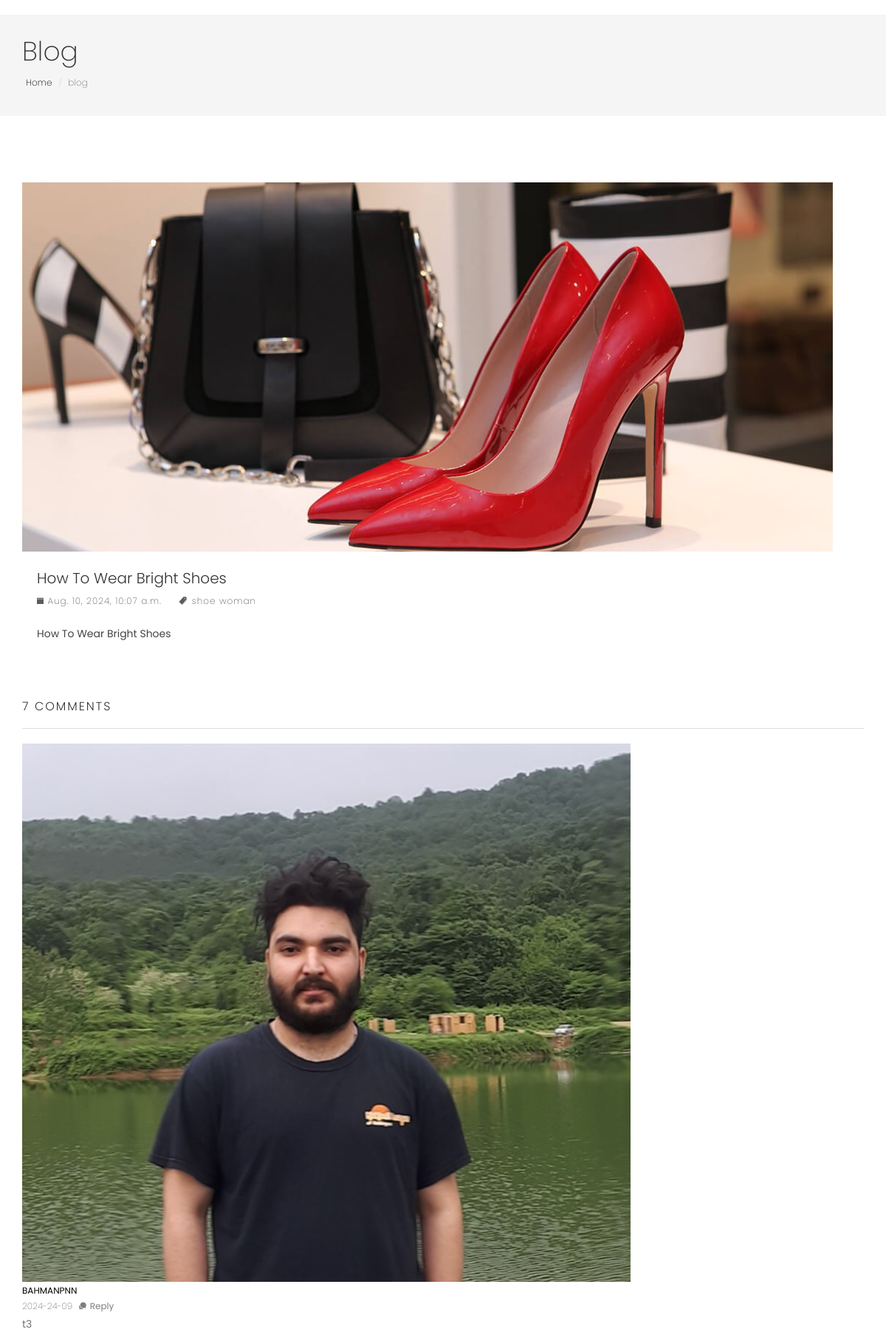
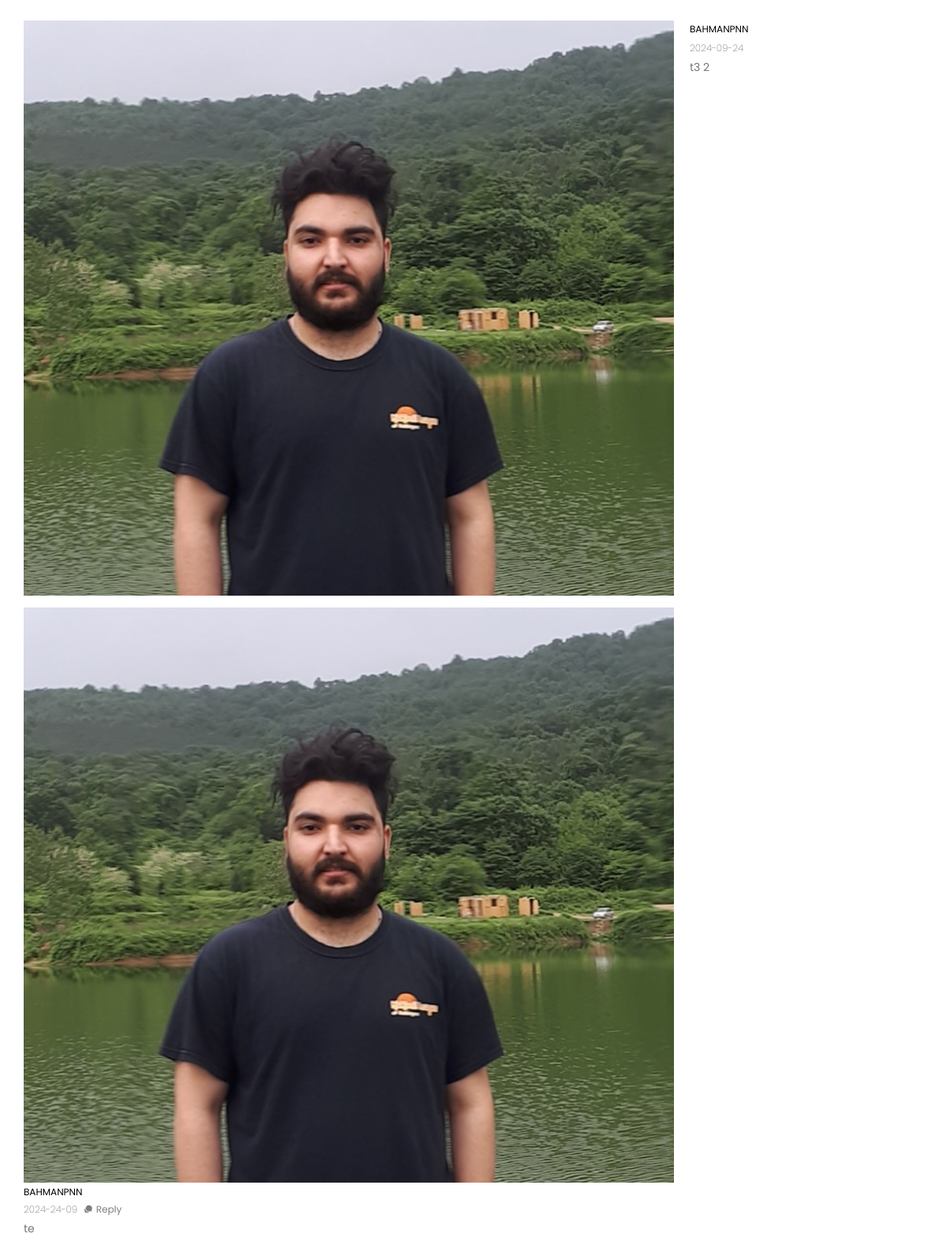
The app's page /blog/how-to-wear-bright-shoes/ (upper part) with its own data (2 pictures, top to bottom).
### blog_module/models.py (models this page shows, shortened)
class Article(models.Model):
    title=models.CharField(max_length=639)
    image=models.ImageField(upload_to='article_images/') #development mode
    author=models.ForeignKey(User,on_delete=models.CASCADE,null=True,blank=True)
    is_active=models.BooleanField(default=True)
    created_date=models.DateTimeField(auto_now_add=True)
    short_description=models.CharField(max_length=511)
    text=models.TextField()
    slug=models.SlugField(unique=True,blank=True,null=True)
    category=models.ManyToManyField(ArticleCategory)
    tags=models.ManyToManyField(ArticleTag,blank=True)

class ArticleTag(models.Model):
    title=models.CharField(max_length=127)
    url_title=models.CharField(max_length=127,unique=True)
    def __str__(self):
        return self.title

class ArticleComment(models.Model):
    parent=models.ForeignKey('ArticleComment',on_delete=models.CASCADE,blank=True,null=True)
    author=models.ForeignKey(User,on_delete=models.CASCADE)
    created_date=models.DateTimeField(auto_now_add=True)
    text=models.TextField()
    article=models.ForeignKey(Article,on_delete=models.CASCADE)

### account_module/models.py (models this page shows)
class User(AbstractUser):
    phone_number=models.CharField(max_length=11,unique=True,null=True,blank=True)
    image=models.ImageField(upload_to='images/profiles',null=True,blank=True)
    email_active_code=models.CharField(max_length=100,null=True)
    about_user=models.TextField(null=True,blank=True)
    USERNAME_FIELD='phone_number'
    REQUIRED_FIELDS=['email','username']
    def __str__(self):
        if self.username:
            return self.username
        return self.email

### blog_module/views.py (the view, shortened to what this page needs)
# urls.py: path('<slug:slug>/',views.ArticleDetailView.as_view(),name='article-detail'),
class ArticleDetailView(View):
    template_name='blog_module/article_detail.html'
    def get(self,request,slug):
        article=get_object_or_404(Article,slug=slug,is_active=True)
        comments=ArticleComment.objects.filter(parent_id=None,article_id=article.id).order_by('-created_date').prefetch_related('articlecomment_set')
        comments_count=ArticleComment.objects.filter(article_id=article.id).count()
        user_ip=get_client_ip(request)
        has_been_visited=ArticleVisit.objects.filter(ip__exact=user_ip,article=article).exists()
        return render(request,self.template_name,{
            'article':article,
            'comments':comments,
            'comments_count':comments_count
        })

### order_module/context_processors.py (called while the page is built)
def basket_products(request):
    user_basket=OrderBasket.objects.prefetch_related('order_detail').filter(is_paid=False,user_id=request.user.id).first()
    if user_basket is not None:
        return {'user_basket':user_basket}
    else:
        return {'user_basket':None}

### utils/http_service.py (called while the page is built)
def get_client_ip(request:HttpRequest):
    request=request.META
    if request.get('HTTP_X_FORWARDED_FOR'):
        ip=request.get('HTTP_X_FORWARDED_FOR').split(',')[0]
    else:
        ip=request.get('REMOTE_ADDR')
    return ip

### blog_module/templates/blog_module/article_detail.html (shortened to what this page needs)
{% extends "base.html" %}
{% load thumbnail %}
{% block content %}
<section class="page-header">
	<div class="container">
		<div class="row">
			<div class="col-md-12">
				<div class="content">
					<h1 class="page-name">Blog</h1>
					<ol class="breadcrumb">
						<li><a href="index.html">Home</a></li>
						<li class="active">blog</li>
					</ol>
				</div>
			</div>
		</div>
	</div>
</section>
<section class="page-wrapper">
	<div class="container">
		<div class="row">
			<div class="col-md-12">
				<div class="post post-single">
					<div class="post-thumb">
						<img class="img-responsive" src="{{article.image.url}}" alt="">
					</div>
					<h2 class="post-title">{{article.title}}</h2>
					<div class="post-meta">
						<ul>
							<li>
								<i class="tf-ion-ios-calendar"></i> {{article.created_date }}
							</li>
							<li>
								<i class="tf-ion-ios-pricetags"></i>{% for tag in article.tags.all %}<a href=""> {{tag}}</a>{% endfor %}
							</li>
						</ul>
					</div>
					<div class="post-content post-excerpt">
						<p>{{article.text}}</p>
					</div>
				    <div class="post-comments" id='comments_area'>
				    	<h3 class="post-sub-heading">{{comments_count}} Comments</h3>
				    	<ul class="media-list comments-list m-bot-50 clearlist">
							{% for comment in comments %}
								<li class="media" id='single_comment_{{comment.id}}'>
									<a class="pull-left" href="#!">
										{% if comment.author.image %}
											{% thumbnail comment.author.image "50x50" crop='center' quality=75 as im%}
												<img class="media-object comment-avatar" src="{{im.url}}" alt="{{comment.author}}" >
											{% endthumbnail%}
											{% else %}
												<img class="media-object comment-avatar" src="/static/images/blog/avater-1.jpg" alt="" width="50" height="50">
										{% endif %}
									</a>
									<div class="media-body">
										<div class="comment-info">
											<h4 class="comment-author">
												<a href="#!">{{comment.author}}</a>
											</h4>
											<time>{{comment.created_date |date:"Y-d-m"}}</time>
											<a class="comment-button" href="#!" onclick="fillParentId({{comment.id}})"><i class="tf-ion-chatbubbles"></i>Reply</a>
										</div>
										<p>{{comment.text}}</p>
										{% if comment.articlecomment_set %}
											{% for sub_comment in comment.articlecomment_set.all %}
												<div class="media" id='single_comment_{{comment.id}}'>
													<a class="pull-left" href="#!">
														{% if sub_comment.author.image %}
															{% thumbnail sub_comment.author.image "50x50" crop='center' quality=75 as im%}
																<img class="media-object comment-avatar" src="{{im.url}}" alt="{{comment.author}}" >
															{% endthumbnail%}
															{% else %}
																<img class="media-object comment-avatar" src="/static/images/blog/avater-1.jpg" alt="" width="50" height="50">
														{% endif %}
													</a>
													<div class="media-body">
														<div class="comment-info">
															<div class="comment-author">
																<a href="#!">{{sub_comment.author}}</a>
															</div>
															<time>{{sub_comment.created_date|date:'Y-m-d'}}</time>
														</div>
														<p>
															{{sub_comment.text}}
														</p>
													</div>
												</div>
											{% endfor %}
										{% endif %}
									</div>
								</li>
							{% endfor %}
						</ul>
				    </div>
				</div>
			</div>
		</div>
	</div>
</section>
{% endblock content %}

### static/css/style.css (style rules this page uses)
body { line-height: 1.5; font-family: "Poppins", sans-serif; -webkit-font-smoothing: antialiased; }
p { font-family: "Poppins", sans-serif; color: #757575; font-size: 15px; }
h1, h2, h3, h4, h5, h6 { font-family: "Poppins", sans-serif; }
h1, h2, h3, h4, h5, h6 { font-weight: 400; }
ol, ul { margin: 0; padding: 0; list-style: none; }
a, a:focus, a:hover { text-decoration: none; outline: 0; color: #000; }
.page-header { background: #f5f5f5; margin-top: 20px; border-bottom: none; padding: 30px 0; }
.page-header h1 { font-weight: 200; margin: 0 0 6px 0; }
.page-header .breadcrumb { background: transparent; padding: 5px; margin: 0; }
.page-header .breadcrumb li { font-weight: 200; font-size: 12px; }
.page-header .breadcrumb li a { color: #000; }
.page-wrapper { padding: 70px 0; }
.post { background: #fff; margin-bottom: 40px; border-bottom: 1px solid #dedede; padding-bottom: 20px; }
.post .post-title { font-size: 20px; margin-top: 10px; margin: 25px 0 0; padding: 0 20px 5px; font-weight: 300; }
.post .post-meta { font-size: 13px; margin-top: 5px; padding: 0 20px 5px; }
.post .post-meta ul li { display: inline-block; color: #5f5b5b; margin-right: 20px; font-size: 12px; letter-spacing: 1px; font-weight: 200; }
.post .post-meta ul li a { color: #5f5b5b; }
.post .post-content { padding: 5px 20px; }
.post .post-content p { color: #444; font-size: 14px; margin: 10px 0; }
.post.post-single { border: none; }
.post-sub-heading { border-bottom: 1px solid #dedede; padding-bottom: 20px; letter-spacing: 2px; font-weight: 300; text-transform: uppercase; font-size: 16px; margin-bottom: 20px; }
.post-comments { margin: 30px 0; }
.post-comments .media { margin-top: 15px; }
.post-comments .media > .pull-left { padding-right: 20px; }
.post-comments .comment-author { margin-top: 0; margin-bottom: 3px; }
.post-comments .comment-author a { color: #000; font-weight: 400; font-size: 12px; text-transform: uppercase; }
.post-comments p { margin-bottom: 30px; font-size: 14px; }
.post-comments time { margin: 0 0 5px; display: inline-block; color: #7e7e7e; font-size: 12px; font-weight: 200; }
.post-comments .comment-button { color: #7e7e7e; display: inline-block; margin-left: 5px; font-size: 12px; }
.post-comments .comment-button i { margin-right: 5px; display: inline-block; }
.post-excerpt { padding: 0 20px; margin-bottom: 60px; }
.post-excerpt p { font-size: 16px; color: #5e5e5e; margin: 0 0 30px; line-height: 30px; }

### records on screen
Article: image (picture), title "How To Wear Bright Shoes", created_date "Aug. 10, 2024, 10:07 a.m.", text "How To Wear Bright Shoes"
ArticleTag: title "shoe"
ArticleTag: title "woman"
ArticleComment: author "BAHMANPNN", created_date "2024-24-09", text "t3"
ArticleComment: author "BAHMANPNN", created_date "2024-09-24", text "t3 2"
ArticleComment: author "BAHMANPNN", created_date "2024-24-09", text "te"

### other values on screen
{{ comments_count }} "7"
